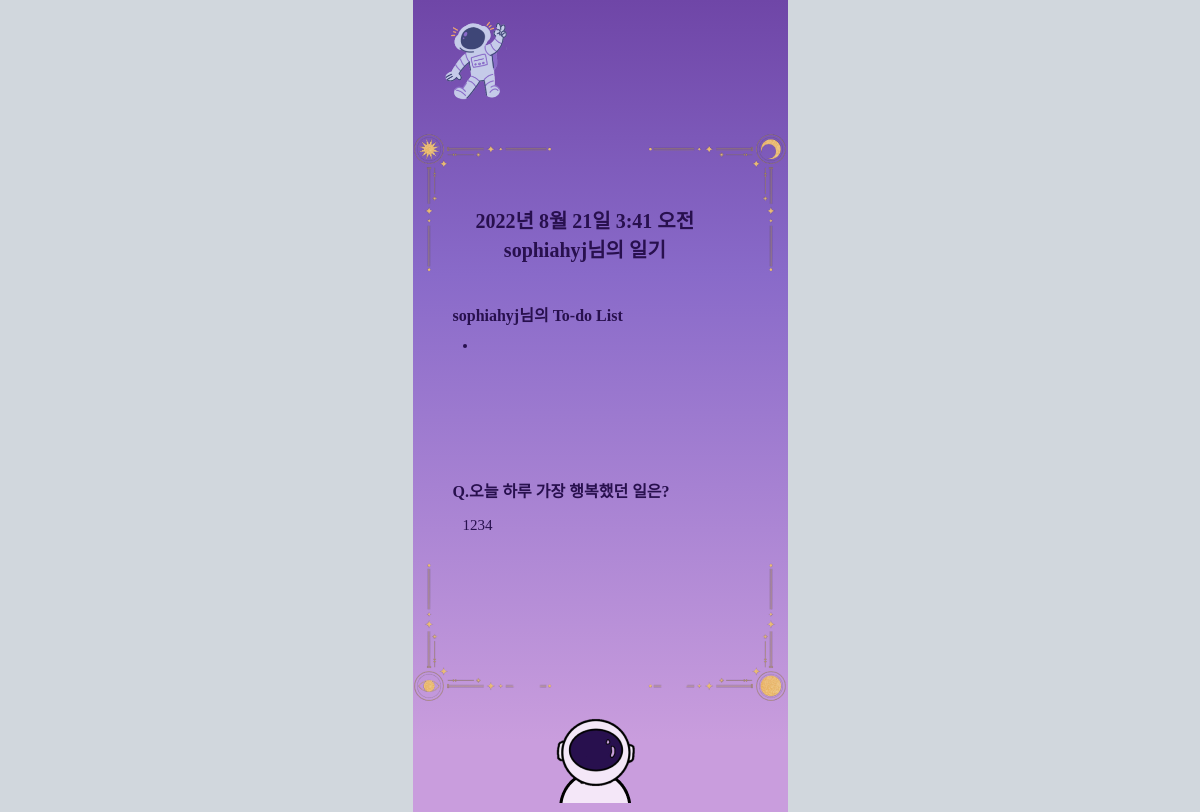
The page /detail/20 on the database as committed earlier.
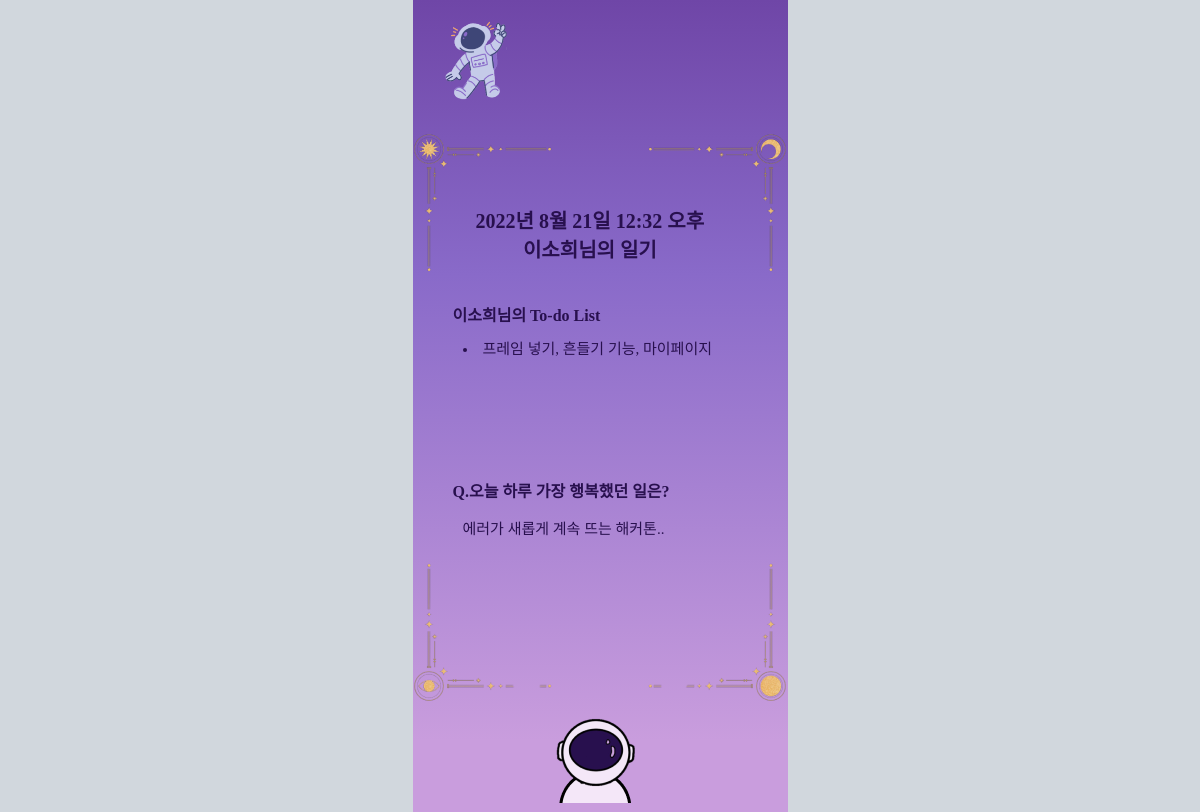
The same page on the database as committed later.
### diaryApp/models.py (models this page shows, shortened)
class Diary(models.Model):
    todos = models.TextField(max_length=50, null=True)
    content = models.TextField(max_length=100, null=True)
    diary_created_at  = models.DateTimeField(auto_now_add=True, null=True)
    creator = models.ForeignKey(User, on_delete=models.CASCADE, related_name="diary")

### diaryApp/views.py (the view)
# urls.py: path('detail/<int:diary_pk>', views.detail, name='detail'),
def detail(request, diary_pk):
    diary = Diary.objects.get(pk=diary_pk)
    return render(request, 'detail.html', {'diary': diary})

### diaryApp/templates/detail.html (shortened to what this page needs)
{% extends 'base.html' %}
{% load static %}
{% block style %}
    <link rel="stylesheet" type="text/css" href="{% static 'diaryApp/detail.css' %}">
{% endblock style %}
{% block content %}
    <div class="container">
        <div class="header">
            <a href="{% url 'index' %}">
                <img class="logo" src="../static/images/우주 일기 3.png">
            </a>
        </div>
        <div class="outer">
            <img src="../static/images/frame.png">
                <div class="date" style="text-align: center;">
                    {{diary.diary_created_at}} <br>
                    {{diary.creator}}님의 일기
                </div>
                <div class="todo_list">{{diary.creator}}님의 To-do List</div>
                    <li>{{diary.todos}}</li>
                <div class="diary_question">Q.오늘 하루 가장 행복했던 일은?</div>
                    <p>{{diary.content}}</p>
            </div>
        <div class="footerimg">
            <img src="../static/images/footerimg.png" style="padding-left: 140px;">
        </div>
        </div>
    </div>
{% endblock content %}

### diaryApp/templates/base.html (shortened to what this page needs)
<!DOCTYPE html>
<html>
    <head>
        {% load static %}
        <link
            rel="stylesheet"
            type="text/css"
            href="{% static '/css/base.css' %}"
        />
        {% block style %} {% endblock style %}
    </head>
    <body>
        <div id="body-container" class="body-container">
            {% block content %} {% endblock %}
    </body>
</html>

### diaryApp/static/css/base.css (style rules this page uses)
body { display: flex; align-items: center; justify-content: center; background-color: rgb(209, 215, 221); margin: 0; }
.body-container { min-height: 812px; width: 375px; background-color: #161b39; position: relative; }

### diaryApp/static/diaryApp/detail.css (style rules this page uses)
.container { width: 100%; height: 812px; left: 0px; top: 0px; background: linear-gradient(180deg, #6F46A7 0%, #896AC9 33.85%, #C99DDD 91.15%); position: relative; }
.outer { position: relative; }
.date { font-family: 'Noto Serif KR', serif; color: #28104E; font-size: 20px; font-weight: bolder; position: absolute; top: 80px; left: 63px; }
.todo_list { font-family: 'Noto Serif KR', serif; color: #28104E; position: absolute; font-size: 16px; font-weight: bolder; top: 30%; left: 40px; }
li { font-family: 'Noto Serif KR', serif; color: #28104E; position: absolute; font-size: 15px; top: 36%; left: 50px; }
.diary_question { font-family: 'Noto Serif KR', serif; color: #28104E; position: absolute; font-size: 16px; font-weight: bolder; top: 60%; left: 40px; }
p { font-family: 'Noto Serif KR', serif; color: #28104E; position: absolute; font-size: 15px; top: 64%; left: 50px; }
.header { display: flex; flex-direction: row; justify-content: space-between; align-items: center; }
.logo { height: 50%; width: 50%; margin-left: 5px; }

Rows that differ between the two databases and show on the page:
changed Diary: diary_created_at "2022년 8월 21일 3:41 오전" → "2022년 8월 21일 12:32 오후"; creator "sophiahyj" → "이소희"; todos (not shown) → "프레임 넣기, 흔들기 기능, 마이페이지"; content "1234" → "에러가 새롭게 계속 뜨는 해커톤.."
